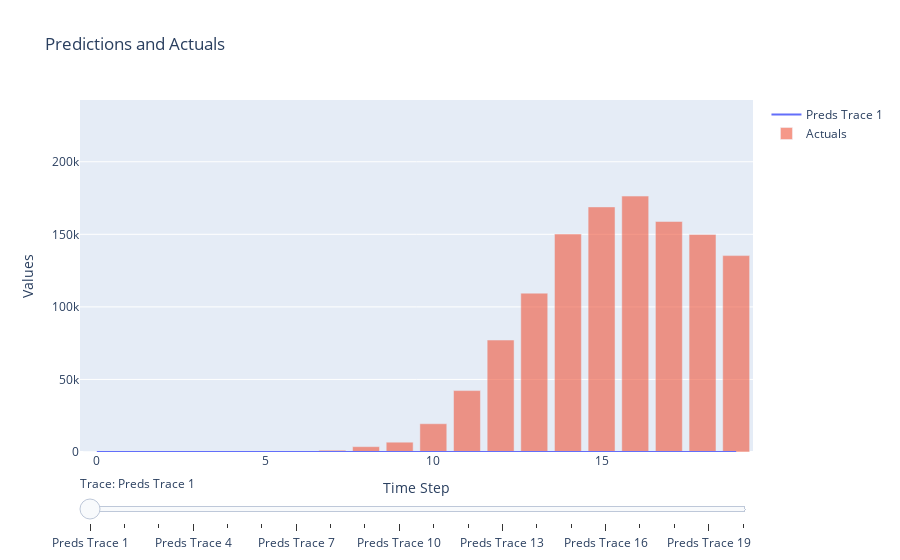

The notebook cell this image was saved under:
### Code cell
fig2.show()

### Figure 1 — Plotly figure (JSON) as saved in the notebook; plotly's stock layout.template omitted (floating-point values rounded to 4 significant figures)
{"data": [{"mode": "lines", "name": "Preds Trace 1", "type": "scatter", "visible": true, "x": [0, 1, 2, 3, 4, 5, 6, 7, 8, 9, 10, 11, 12, 13, 14, 15, 16, 17, 18, 19], "y": [0.0, 0.0, 0.0, 0.0, 0.0, 0.0, 0.0, 0.0, 0.0, 0.0, 0.0, 0.0, 0.0, 0.0, 0.0, 0.0, 0.0, 0.0, 0.0, 0.0]}, {"mode": "lines", "name": "Preds Trace 2", "type": "scatter", "visible": false, "x": [0, 1, 2, 3, 4, 5, 6, 7, 8, 9, 10, 11, 12, 13, 14, 15, 16, 17, 18, 19], "y": [0.0, 0.0, 0.0, 0.0, 0.0, 0.0, 0.0, 0.0, 0.0, 0.0, 0.0, 0.0, 0.0, 0.0, 0.0, 0.0, 0.0, 0.0, 0.0, 0.0]}, {"mode": "lines", "name": "Preds Trace 3", "type": "scatter", "visible": false, "x": [0, 1, 2, 3, 4, 5, 6, 7, 8, 9, 10, 11, 12, 13, 14, 15, 16, 17, 18, 19], "y": [0.0, 0.0, 0.0, 0.0, 0.0, 0.0, 0.0, 0.0, 0.0, 0.0, 0.0, 0.0, 0.0, 0.0, 0.0, 0.0, 0.0, 0.0, 0.0, 0.0]}, {"mode": "lines", "name": "Preds Trace 4", "type": "scatter", "visible": false, "x": [0, 1, 2, 3, 4, 5, 6, 7, 8, 9, 10, 11, 12, 13, 14, 15, 16, 17, 18, 19], "y": [0.0, 0.0, 0.0, 0.0, 0.0, 0.0, 0.0, 0.0, 0.0, 0.0, 0.0, 0.0, 0.0, 0.0, 0.0, 0.0, 0.0, 0.0, 0.0, 0.0]}, {"mode": "lines", "name": "Preds Trace 5", "type": "scatter", "visible": false, "x": [0, 1, 2, 3, 4, 5, 6, 7, 8, 9, 10, 11, 12, 13, 14, 15, 16, 17, 18, 19], "y": [0.0, 0.0, 0.0, 0.0, 0.0, 0.0, 0.0, 0.0, 0.0, 0.0, 0.0, 0.0, 0.0, 0.0, 0.0, 0.0, 0.0, 0.0, 0.0, 0.0]}, {"mode": "lines", "name": "Preds Trace 6", "type": "scatter", "visible": false, "x": [0, 1, 2, 3, 4, 5, 6, 7, 8, 9, 10, 11, 12, 13, 14, 15, 16, 17, 18, 19], "y": [0.0, 0.0, 0.0, 0.0, 0.0, 401.3, 445.2, 881.0, 705.2, 4202.0, 14300.0, 36880.0, 70190.0, 113600.0, 157700.0, 194500.0, 214300.0, 207800.0, 177000.0, 124600.0]}, {"mode": "lines", "name": "Preds Trace 7", "type": "scatter", "visible": false, "x": [0, 1, 2, 3, 4, 5, 6, 7, 8, 9, 10, 11, 12, 13, 14, 15, 16, 17, 18, 19], "y": [0.0, 0.0, 0.0, 0.0, 0.0, 114.0, 441.3, 878.8, 708.7, 4242.0, 14440.0, 37160.0, 70520.0, 113800.0, 157600.0, 194000.0, 213400.0, 206800.0, 176000.0, 123800.0]}, {"mode": "lines", "name": "Preds Trace 8", "type": "scatter", "visible": false, "x": [0, 1, 2, 3, 4, 5, 6, 7, 8, 9, 10, 11, 12, 13, 14, 15, 16, 17, 18, 19], "y": [0.0, 0.0, 0.0, 0.0, 0.0, 114.0, 648.7, 880.3, 728.7, 4412.0, 15100.0, 38660.0, 72680.0, 116300.0, 159800.0, 195400.0, 214000.0, 206700.0, 175600.0, 123500.0]}, {"mode": "lines", "name": "Preds Trace 9", "type": "scatter", "visible": false, "x": [0, 1, 2, 3, 4, 5, 6, 7, 8, 9, 10, 11, 12, 13, 14, 15, 16, 17, 18, 19], "y": [0.0, 0.0, 0.0, 0.0, 0.0, 114.0, 648.7, 1220.0, 794.2, 4939.0, 17250.0, 43680.0, 80180.0, 125300.0, 168400.0, 202100.0, 217700.0, 208400.0, 176300.0, 124000.0]}, {"mode": "lines", "name": "Preds Trace 10", "type": "scatter", "visible": false, "x": [0, 1, 2, 3, 4, 5, 6, 7, 8, 9, 10, 11, 12, 13, 14, 15, 16, 17, 18, 19], "y": [0.0, 0.0, 0.0, 0.0, 0.0, 114.0, 648.7, 1220.0, 3679.0, 7237.0, 26990.0, 67030.0, 115800.0, 169200.0, 210900.0, 236400.0, 239000.0, 219700.0, 182900.0, 129000.0]}, {"mode": "lines", "name": "Preds Trace 11", "type": "scatter", "visible": false, "x": [0, 1, 2, 3, 4, 5, 6, 7, 8, 9, 10, 11, 12, 13, 14, 15, 16, 17, 18, 19], "y": [0.0, 0.0, 0.0, 0.0, 0.0, 114.0, 648.7, 1220.0, 3679.0, 6751.0, 27950.0, 69130.0, 119000.0, 173300.0, 215500.0, 240800.0, 242600.0, 222400.0, 184900.0, 130400.0]}, {"mode": "lines", "name": "Preds Trace 12", "type": "scatter", "visible": false, "x": [0, 1, 2, 3, 4, 5, 6, 7, 8, 9, 10, 11, 12, 13, 14, 15, 16, 17, 18, 19], "y": [0.0, 0.0, 0.0, 0.0, 0.0, 114.0, 648.7, 1220.0, 3679.0, 6751.0, 19490.0, 61860.0, 107500.0, 159000.0, 202100.0, 230900.0, 237800.0, 221300.0, 185000.0, 130500.0]}, {"mode": "lines", "name": "Preds Trace 13", "type": "scatter", "visible": false, "x": [0, 1, 2, 3, 4, 5, 6, 7, 8, 9, 10, 11, 12, 13, 14, 15, 16, 17, 18, 19], "y": [0.0, 0.0, 0.0, 0.0, 0.0, 114.0, 648.7, 1220.0, 3679.0, 6751.0, 19490.0, 42320.0, 66560.0, 109100.0, 155200.0, 194900.0, 217800.0, 212800.0, 181200.0, 127600.0]}, {"mode": "lines", "name": "Preds Trace 14", "type": "scatter", "visible": false, "x": [0, 1, 2, 3, 4, 5, 6, 7, 8, 9, 10, 11, 12, 13, 14, 15, 16, 17, 18, 19], "y": [0.0, 0.0, 0.0, 0.0, 0.0, 114.0, 648.7, 1220.0, 3679.0, 6751.0, 19490.0, 42320.0, 77140.0, 103400.0, 148600.0, 188400.0, 212500.0, 208700.0, 177700.0, 124700.0]}, {"mode": "lines", "name": "Preds Trace 15", "type": "scatter", "visible": false, "x": [0, 1, 2, 3, 4, 5, 6, 7, 8, 9, 10, 11, 12, 13, 14, 15, 16, 17, 18, 19], "y": [0.0, 0.0, 0.0, 0.0, 0.0, 114.0, 648.7, 1220.0, 3679.0, 6751.0, 19490.0, 42320.0, 77140.0, 109400.0, 146300.0, 185700.0, 209900.0, 206300.0, 175400.0, 122900.0]}, {"mode": "lines", "name": "Preds Trace 16", "type": "scatter", "visible": false, "x": [0, 1, 2, 3, 4, 5, 6, 7, 8, 9, 10, 11, 12, 13, 14, 15, 16, 17, 18, 19], "y": [0.0, 0.0, 0.0, 0.0, 0.0, 114.0, 648.7, 1220.0, 3679.0, 6751.0, 19490.0, 42320.0, 77140.0, 109400.0, 150200.0, 189300.0, 212300.0, 207700.0, 176200.0, 123400.0]}, {"mode": "lines", "name": "Preds Trace 17", "type": "scatter", "visible": false, "x": [0, 1, 2, 3, 4, 5, 6, 7, 8, 9, 10, 11, 12, 13, 14, 15, 16, 17, 18, 19], "y": [0.0, 0.0, 0.0, 0.0, 0.0, 114.0, 648.7, 1220.0, 3679.0, 6751.0, 19490.0, 42320.0, 77140.0, 109400.0, 150200.0, 168900.0, 214500.0, 209200.0, 177200.0, 124000.0]}, {"mode": "lines", "name": "Preds Trace 18", "type": "scatter", "visible": false, "x": [0, 1, 2, 3, 4, 5, 6, 7, 8, 9, 10, 11, 12, 13, 14, 15, 16, 17, 18, 19], "y": [0.0, 0.0, 0.0, 0.0, 0.0, 114.0, 648.7, 1220.0, 3679.0, 6751.0, 19490.0, 42320.0, 77140.0, 109400.0, 150200.0, 168900.0, 176300.0, 209100.0, 177300.0, 123900.0]}, {"mode": "lines", "name": "Preds Trace 19", "type": "scatter", "visible": false, "x": [0, 1, 2, 3, 4, 5, 6, 7, 8, 9, 10, 11, 12, 13, 14, 15, 16, 17, 18, 19], "y": [0.0, 0.0, 0.0, 0.0, 0.0, 114.0, 648.7, 1220.0, 3679.0, 6751.0, 19490.0, 42320.0, 77140.0, 109400.0, 150200.0, 168900.0, 176300.0, 158800.0, 177700.0, 124300.0]}, {"mode": "lines", "name": "Preds Trace 20", "type": "scatter", "visible": false, "x": [0, 1, 2, 3, 4, 5, 6, 7, 8, 9, 10, 11, 12, 13, 14, 15, 16, 17, 18, 19], "y": [0.0, 0.0, 0.0, 0.0, 0.0, 114.0, 648.7, 1220.0, 3679.0, 6751.0, 19490.0, 42320.0, 77140.0, 109400.0, 150200.0, 168900.0, 176300.0, 158800.0, 149900.0, 124900.0]}, {"name": "Actuals", "opacity": 0.6, "type": "bar", "x": [0, 1, 2, 3, 4, 5, 6, 7, 8, 9, 10, 11, 12, 13, 14, 15, 16, 17, 18, 19], "y": [0.0, 0.0, 0.0, 0.0, 0.0, 114.0, 648.7, 1220.0, 3679.0, 6751.0, 19490.0, 42320.0, 77140.0, 109400.0, 150200.0, 168900.0, 176300.0, 158800.0, 149900.0, 135300.0]}], "layout": {"barmode": "overlay", "sliders": [{"active": 0, "currentvalue": {"prefix": "Trace: "}, "pad": {"t": 20}, "steps": [{"args": [{"visible": [true, false, false, false, false, false, false, false, false, false, false, false, false, false, false, false, false, false, false, false, true]}], "label": "Preds Trace 1", "method": "update"}, {"args": [{"visible": [false, true, false, false, false, false, false, false, false, false, false, false, false, false, false, false, false, false, false, false, true]}], "label": "Preds Trace 2", "method": "update"}, {"args": [{"visible": [false, false, true, false, false, false, false, false, false, false, false, false, false, false, false, false, false, false, false, false, true]}], "label": "Preds Trace 3", "method": "update"}, {"args": [{"visible": [false, false, false, true, false, false, false, false, false, false, false, false, false, false, false, false, false, false, false, false, true]}], "label": "Preds Trace 4", "method": "update"}, {"args": [{"visible": [false, false, false, false, true, false, false, false, false, false, false, false, false, false, false, false, false, false, false, false, true]}], "label": "Preds Trace 5", "method": "update"}, {"args": [{"visible": [false, false, false, false, false, true, false, false, false, false, false, false, false, false, false, false, false, false, false, false, true]}], "label": "Preds Trace 6", "method": "update"}, {"args": [{"visible": [false, false, false, false, false, false, true, false, false, false, false, false, false, false, false, false, false, false, false, false, true]}], "label": "Preds Trace 7", "method": "update"}, {"args": [{"visible": [false, false, false, false, false, false, false, true, false, false, false, false, false, false, false, false, false, false, false, false, true]}], "label": "Preds Trace 8", "method": "update"}, {"args": [{"visible": [false, false, false, false, false, false, false, false, true, false, false, false, false, false, false, false, false, false, false, false, true]}], "label": "Preds Trace 9", "method": "update"}, {"args": [{"visible": [false, false, false, false, false, false, false, false, false, true, false, false, false, false, false, false, false, false, false, false, true]}], "label": "Preds Trace 10", "method": "update"}, {"args": [{"visible": [false, false, false, false, false, false, false, false, false, false, true, false, false, false, false, false, false, false, false, false, true]}], "label": "Preds Trace 11", "method": "update"}, {"args": [{"visible": [false, false, false, false, false, false, false, false, false, false, false, true, false, false, false, false, false, false, false, false, true]}], "label": "Preds Trace 12", "method": "update"}, {"args": [{"visible": [false, false, false, false, false, false, false, false, false, false, false, false, true, false, false, false, false, false, false, false, true]}], "label": "Preds Trace 13", "method": "update"}, {"args": [{"visible": [false, false, false, false, false, false, false, false, false, false, false, false, false, true, false, false, false, false, false, false, true]}], "label": "Preds Trace 14", "method": "update"}, {"args": [{"visible": [false, false, false, false, false, false, false, false, false, false, false, false, false, false, true, false, false, false, false, false, true]}], "label": "Preds Trace 15", "method": "update"}, {"args": [{"visible": [false, false, false, false, false, false, false, false, false, false, false, false, false, false, false, true, false, false, false, false, true]}], "label": "Preds Trace 16", "method": "update"}, {"args": [{"visible": [false, false, false, false, false, false, false, false, false, false, false, false, false, false, false, false, true, false, false, false, true]}], "label": "Preds Trace 17", "method": "update"}, {"args": [{"visible": [false, false, false, false, false, false, false, false, false, false, false, false, false, false, false, false, false, true, false, false, true]}], "label": "Preds Trace 18", "method": "update"}, {"args": [{"visible": [false, false, false, false, false, false, false, false, false, false, false, false, false, false, false, false, false, false, true, false, true]}], "label": "Preds Trace 19", "method": "update"}, {"args": [{"visible": [false, false, false, false, false, false, false, false, false, false, false, false, false, false, false, false, false, false, false, true, true]}], "label": "Preds Trace 20", "method": "update"}]}], "title": {"text": "Predictions and Actuals"}, "xaxis": {"title": {"text": "Time Step"}}, "yaxis": {"range": [0, 242600.0], "title": {"text": "Values"}}}}
